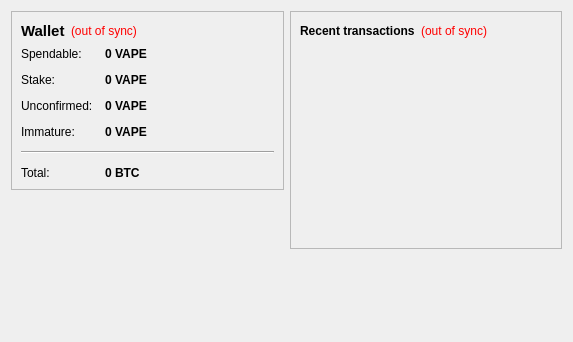
<?xml version="1.0" encoding="UTF-8"?>
<ui version="4.0">
 <class>OverviewPage</class>
 <widget class="QWidget" name="OverviewPage">
  <property name="geometry">
   <rect>
    <x>0</x>
    <y>0</y>
    <width>573</width>
    <height>342</height>
   </rect>
  </property>
  <property name="windowTitle">
   <string>Form</string>
  </property>
  <layout class="QHBoxLayout" name="horizontalLayout" stretch="1,1">
   <item>
    <layout class="QVBoxLayout" name="verticalLayout_2">
     <item>
      <widget class="QFrame" name="frame">
       <property name="frameShape">
        <enum>QFrame::StyledPanel</enum>
       </property>
       <property name="frameShadow">
        <enum>QFrame::Raised</enum>
       </property>
       <layout class="QVBoxLayout" name="verticalLayout_4">
        <item>
         <layout class="QHBoxLayout" name="horizontalLayout_4">
          <item>
           <widget class="QLabel" name="label_5">
            <property name="font">
             <font>
              <pointsize>11</pointsize>
              <weight>75</weight>
              <bold>true</bold>
             </font>
            </property>
            <property name="text">
             <string>Wallet</string>
            </property>
           </widget>
          </item>
          <item>
           <widget class="QLabel" name="labelWalletStatus">
            <property name="toolTip">
             <string>The displayed information may be out of date. Your wallet automatically synchronizes with the Vape network after a connection is established, but this process has not completed yet.</string>
            </property>
            <property name="styleSheet">
             <string notr="true">QLabel { color: red; }</string>
            </property>
            <property name="text">
             <string notr="true">(out of sync)</string>
            </property>
            <property name="alignment">
             <set>Qt::AlignLeading|Qt::AlignLeft|Qt::AlignVCenter</set>
            </property>
           </widget>
          </item>
          <item>
           <spacer name="horizontalSpacer_2">
            <property name="orientation">
             <enum>Qt::Horizontal</enum>
            </property>
            <property name="sizeHint" stdset="0">
             <size>
              <width>40</width>
              <height>20</height>
             </size>
            </property>
           </spacer>
          </item>
         </layout>
        </item>
        <item>
         <layout class="QFormLayout" name="formLayout_2">
          <property name="fieldGrowthPolicy">
           <enum>QFormLayout::AllNonFixedFieldsGrow</enum>
          </property>
          <property name="horizontalSpacing">
           <number>12</number>
          </property>
          <property name="verticalSpacing">
           <number>12</number>
          </property>
          <item row="0" column="0">
           <widget class="QLabel" name="label">
            <property name="text">
             <string>Spendable:</string>
            </property>
           </widget>
          </item>
          <item row="0" column="1">
           <widget class="QLabel" name="labelBalance">
            <property name="font">
             <font>
              <weight>75</weight>
              <bold>true</bold>
             </font>
            </property>
            <property name="cursor">
             <cursorShape>IBeamCursor</cursorShape>
            </property>
            <property name="toolTip">
             <string>Your current spendable balance</string>
            </property>
            <property name="text">
             <string notr="true">0 VAPE</string>
            </property>
            <property name="textInteractionFlags">
             <set>Qt::LinksAccessibleByMouse|Qt::TextSelectableByKeyboard|Qt::TextSelectableByMouse</set>
            </property>
           </widget>
          </item>
          <item row="1" column="0">
           <widget class="QLabel" name="label_6">
            <property name="text">
             <string>Stake:</string>
            </property>
           </widget>
          </item>
          <item row="1" column="1">
           <widget class="QLabel" name="labelStake">
            <property name="font">
             <font>
              <weight>75</weight>
              <bold>true</bold>
             </font>
            </property>
            <property name="cursor">
             <cursorShape>IBeamCursor</cursorShape>
            </property>
            <property name="toolTip">
             <string>Total of coins that was staked, and do not yet count toward the current balance</string>
            </property>
            <property name="text">
             <string notr="true">0 VAPE</string>
            </property>
            <property name="textInteractionFlags">
             <set>Qt::LinksAccessibleByMouse|Qt::TextSelectableByKeyboard|Qt::TextSelectableByMouse</set>
            </property>
           </widget>
          </item>
          <item row="2" column="0">
           <widget class="QLabel" name="label_3">
            <property name="text">
             <string>Unconfirmed:</string>
            </property>
           </widget>
          </item>
          <item row="2" column="1">
           <widget class="QLabel" name="labelUnconfirmed">
            <property name="font">
             <font>
              <weight>75</weight>
              <bold>true</bold>
             </font>
            </property>
            <property name="cursor">
             <cursorShape>IBeamCursor</cursorShape>
            </property>
            <property name="toolTip">
             <string>Total of transactions that have yet to be confirmed, and do not yet count toward the current balance</string>
            </property>
            <property name="text">
             <string notr="true">0 VAPE</string>
            </property>
            <property name="textInteractionFlags">
             <set>Qt::LinksAccessibleByMouse|Qt::TextSelectableByKeyboard|Qt::TextSelectableByMouse</set>
            </property>
           </widget>
          </item>
          <item row="3" column="0">
           <widget class="QLabel" name="labelImmatureText">
            <property name="text">
             <string>Immature:</string>
            </property>
           </widget>
          </item>
          <item row="3" column="1">
           <widget class="QLabel" name="labelImmature">
            <property name="font">
             <font>
              <weight>75</weight>
              <bold>true</bold>
             </font>
            </property>
            <property name="toolTip">
             <string>Mined balance that has not yet matured</string>
            </property>
            <property name="text">
             <string notr="true">0 VAPE</string>
            </property>
            <property name="textInteractionFlags">
             <set>Qt::LinksAccessibleByMouse|Qt::TextSelectableByKeyboard|Qt::TextSelectableByMouse</set>
            </property>
           </widget>
          </item>
          <item row="4" column="0" colspan="2">
           <widget class="Line" name="line">
            <property name="orientation">
             <enum>Qt::Horizontal</enum>
            </property>
           </widget>
          </item>
          <item row="5" column="0">
           <widget class="QLabel" name="labelTotalText">
            <property name="text">
             <string>Total:</string>
            </property>
           </widget>
          </item>
          <item row="5" column="1">
           <widget class="QLabel" name="labelTotal">
            <property name="font">
             <font>
              <weight>75</weight>
              <bold>true</bold>
             </font>
            </property>
            <property name="cursor">
             <cursorShape>IBeamCursor</cursorShape>
            </property>
            <property name="toolTip">
             <string>Your current total balance</string>
            </property>
            <property name="text">
             <string notr="true">0 BTC</string>
            </property>
            <property name="textInteractionFlags">
             <set>Qt::LinksAccessibleByMouse|Qt::TextSelectableByKeyboard|Qt::TextSelectableByMouse</set>
            </property>
           </widget>
          </item>
         </layout>
        </item>
       </layout>
      </widget>
     </item>
     <item>
      <spacer name="verticalSpacer_3">
       <property name="orientation">
        <enum>Qt::Vertical</enum>
       </property>
       <property name="sizeHint" stdset="0">
        <size>
         <width>20</width>
         <height>40</height>
        </size>
       </property>
      </spacer>
     </item>
     <item>
      <widget class="QLabel" name="label_2">
       <property name="text">
        <string/>
       </property>
       <property name="pixmap">
        <pixmap resource="../bitcoin.qrc">:/images/backg</pixmap>
       </property>
       <property name="scaledContents">
        <bool>false</bool>
       </property>
       <property name="alignment">
        <set>Qt::AlignCenter</set>
       </property>
      </widget>
     </item>
     <item>
      <spacer name="verticalSpacer">
       <property name="orientation">
        <enum>Qt::Vertical</enum>
       </property>
       <property name="sizeHint" stdset="0">
        <size>
         <width>20</width>
         <height>40</height>
        </size>
       </property>
      </spacer>
     </item>
    </layout>
   </item>
   <item>
    <layout class="QVBoxLayout" name="verticalLayout_3">
     <item>
      <widget class="QFrame" name="frame_2">
       <property name="frameShape">
        <enum>QFrame::StyledPanel</enum>
       </property>
       <property name="frameShadow">
        <enum>QFrame::Raised</enum>
       </property>
       <layout class="QVBoxLayout" name="verticalLayout">
        <item>
         <layout class="QHBoxLayout" name="horizontalLayout_2">
          <item>
           <widget class="QLabel" name="label_4">
            <property name="text">
             <string>&lt;b&gt;Recent transactions&lt;/b&gt;</string>
            </property>
           </widget>
          </item>
          <item>
           <widget class="QLabel" name="labelTransactionsStatus">
            <property name="toolTip">
             <string>The displayed information may be out of date. Your wallet automatically synchronizes with the Vape network after a connection is established, but this process has not completed yet.</string>
            </property>
            <property name="styleSheet">
             <string notr="true">QLabel { color: red; }</string>
            </property>
            <property name="text">
             <string notr="true">(out of sync)</string>
            </property>
            <property name="alignment">
             <set>Qt::AlignRight|Qt::AlignTrailing|Qt::AlignVCenter</set>
            </property>
           </widget>
          </item>
          <item>
           <spacer name="horizontalSpacer">
            <property name="orientation">
             <enum>Qt::Horizontal</enum>
            </property>
            <property name="sizeHint" stdset="0">
             <size>
              <width>40</width>
              <height>20</height>
             </size>
            </property>
           </spacer>
          </item>
         </layout>
        </item>
        <item>
         <widget class="QListView" name="listTransactions">
          <property name="styleSheet">
           <string notr="true">QListView { background: transparent; }</string>
          </property>
          <property name="frameShape">
           <enum>QFrame::NoFrame</enum>
          </property>
          <property name="verticalScrollBarPolicy">
           <enum>Qt::ScrollBarAlwaysOff</enum>
          </property>
          <property name="horizontalScrollBarPolicy">
           <enum>Qt::ScrollBarAlwaysOff</enum>
          </property>
          <property name="selectionMode">
           <enum>QAbstractItemView::NoSelection</enum>
          </property>
         </widget>
        </item>
       </layout>
      </widget>
     </item>
     <item>
      <spacer name="verticalSpacer_2">
       <property name="orientation">
        <enum>Qt::Vertical</enum>
       </property>
       <property name="sizeHint" stdset="0">
        <size>
         <width>20</width>
         <height>40</height>
        </size>
       </property>
      </spacer>
     </item>
    </layout>
   </item>
  </layout>
 </widget>
 <resources>
  <include location="../bitcoin.qrc"/>
 </resources>
 <connections/>
</ui>
